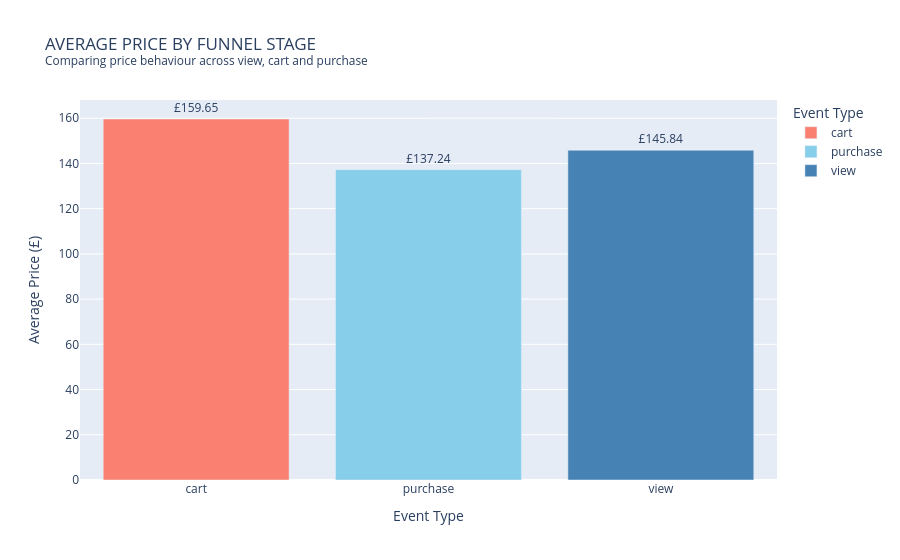

Here is the notebook cell this chart was saved with:
### Code cell
fig = px.bar(
    price_by_stage,
    x='event_type',
    y='avg_price',
    title='AVERAGE PRICE BY FUNNEL STAGE<br><sup>Comparing price behaviour across view, cart and purchase</sup>', 
    labels={'avg_price': 'Average Price (£)',
      'event_type': 'Event Type'},
    color='event_type',
    color_discrete_map={
        'view': 'steelblue',
        'cart': 'salmon',
        'purchase': 'skyblue'
    },
    text='avg_price'
)
fig.update_traces(
    texttemplate='£%{text:.2f}',
    textposition='outside'
)
fig.show()

### Figure 1 — Plotly figure (JSON) as saved in the notebook; plotly's stock layout.template omitted (floating-point values rounded to 4 significant figures)
{"data": [{"hovertemplate": "Event Type=%{x}<br>Average Price (£)=%{text}<extra></extra>", "legendgroup": "cart", "marker": {"color": "salmon", "pattern": {"shape": ""}}, "name": "cart", "orientation": "v", "showlegend": true, "text": [159.7], "textposition": "outside", "texttemplate": "£%{text:.2f}", "type": "bar", "x": ["cart"], "xaxis": "x", "y": [159.7], "yaxis": "y"}, {"hovertemplate": "Event Type=%{x}<br>Average Price (£)=%{text}<extra></extra>", "legendgroup": "purchase", "marker": {"color": "skyblue", "pattern": {"shape": ""}}, "name": "purchase", "orientation": "v", "showlegend": true, "text": [137.2], "textposition": "outside", "texttemplate": "£%{text:.2f}", "type": "bar", "x": ["purchase"], "xaxis": "x", "y": [137.2], "yaxis": "y"}, {"hovertemplate": "Event Type=%{x}<br>Average Price (£)=%{text}<extra></extra>", "legendgroup": "view", "marker": {"color": "steelblue", "pattern": {"shape": ""}}, "name": "view", "orientation": "v", "showlegend": true, "text": [145.8], "textposition": "outside", "texttemplate": "£%{text:.2f}", "type": "bar", "x": ["view"], "xaxis": "x", "y": [145.8], "yaxis": "y"}], "layout": {"barmode": "relative", "legend": {"title": {"text": "Event Type"}, "tracegroupgap": 0}, "title": {"text": "AVERAGE PRICE BY FUNNEL STAGE<br><sup>Comparing price behaviour across view, cart and purchase</sup>"}, "xaxis": {"anchor": "y", "categoryarray": ["cart", "purchase", "view"], "categoryorder": "array", "domain": [0, 1], "title": {"text": "Event Type"}}, "yaxis": {"anchor": "x", "domain": [0, 1], "title": {"text": "Average Price (£)"}}}}
